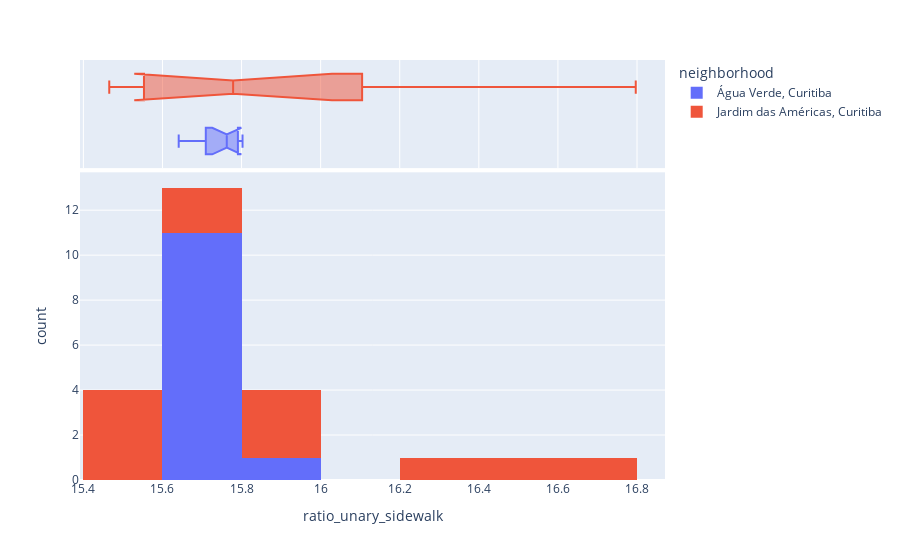

Notebook code for this chart:
### Code cell
px.histogram(gdf, 
            x='ratio_unary_sidewalk', 
            #  y="tip", 
            color="neighborhood",
                marginal="box", # or violin, rug
                #    hover_data=df.columns
                # range_x=(0,30),
                width = 900,
                nbins=10,
                )

### Figure 1 — Plotly figure (JSON) as saved in the notebook; plotly's stock layout.template omitted (floating-point values rounded to 4 significant figures)
{"data": [{"alignmentgroup": "True", "bingroup": "x", "hovertemplate": "neighborhood=Água Verde, Curitiba<br>ratio_unary_sidewalk=%{x}<br>count=%{y}<extra></extra>", "legendgroup": "Água Verde, Curitiba", "marker": {"color": "#636efa", "pattern": {"shape": ""}}, "name": "Água Verde, Curitiba", "nbinsx": 10, "offsetgroup": "Água Verde, Curitiba", "orientation": "v", "showlegend": true, "type": "histogram", "x": [15.68, 15.74, 15.8, 15.76, 15.77, 15.74, 15.79, 15.66, 15.64, 15.79, 15.79, 15.8], "xaxis": "x", "yaxis": "y"}, {"alignmentgroup": "True", "hovertemplate": "neighborhood=Água Verde, Curitiba<br>ratio_unary_sidewalk=%{x}<extra></extra>", "legendgroup": "Água Verde, Curitiba", "marker": {"color": "#636efa"}, "name": "Água Verde, Curitiba", "notched": true, "offsetgroup": "Água Verde, Curitiba", "showlegend": false, "type": "box", "x": [15.68, 15.74, 15.8, 15.76, 15.77, 15.74, 15.79, 15.66, 15.64, 15.79, 15.79, 15.8], "xaxis": "x2", "yaxis": "y2"}, {"alignmentgroup": "True", "bingroup": "x", "hovertemplate": "neighborhood=Jardim das Américas, Curitiba<br>ratio_unary_sidewalk=%{x}<br>count=%{y}<extra></extra>", "legendgroup": "Jardim das Américas, Curitiba", "marker": {"color": "#EF553B", "pattern": {"shape": ""}}, "name": "Jardim das Américas, Curitiba", "nbinsx": 10, "offsetgroup": "Jardim das Américas, Curitiba", "orientation": "v", "showlegend": true, "type": "histogram", "x": [16.8, 16.49, 15.85, 15.92, 15.48, 15.7, 15.51, 15.65, 15.6, 16.29, 15.9, 15.47], "xaxis": "x", "yaxis": "y"}, {"alignmentgroup": "True", "hovertemplate": "neighborhood=Jardim das Américas, Curitiba<br>ratio_unary_sidewalk=%{x}<extra></extra>", "legendgroup": "Jardim das Américas, Curitiba", "marker": {"color": "#EF553B"}, "name": "Jardim das Américas, Curitiba", "notched": true, "offsetgroup": "Jardim das Américas, Curitiba", "showlegend": false, "type": "box", "x": [16.8, 16.49, 15.85, 15.92, 15.48, 15.7, 15.51, 15.65, 15.6, 16.29, 15.9, 15.47], "xaxis": "x2", "yaxis": "y2"}], "layout": {"barmode": "relative", "legend": {"title": {"text": "neighborhood"}, "tracegroupgap": 0}, "margin": {"t": 60}, "width": 900, "xaxis": {"anchor": "y", "domain": [0, 1], "title": {"text": "ratio_unary_sidewalk"}}, "xaxis2": {"anchor": "y2", "domain": [0, 1], "matches": "x", "showgrid": true, "showticklabels": false}, "yaxis": {"anchor": "x", "domain": [0, 0.7326], "title": {"text": "count"}}, "yaxis2": {"anchor": "x2", "domain": [0.7426, 1], "matches": "y2", "showgrid": false, "showline": false, "showticklabels": false, "ticks": ""}}}
